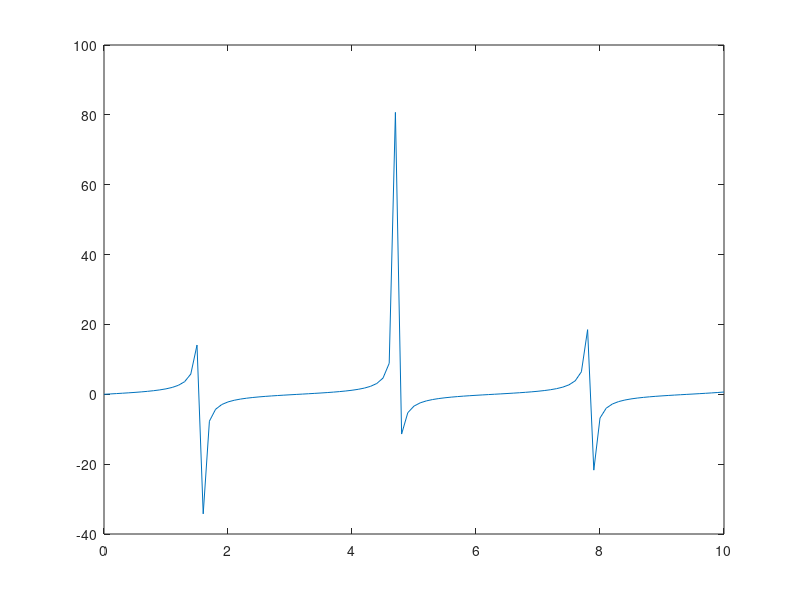
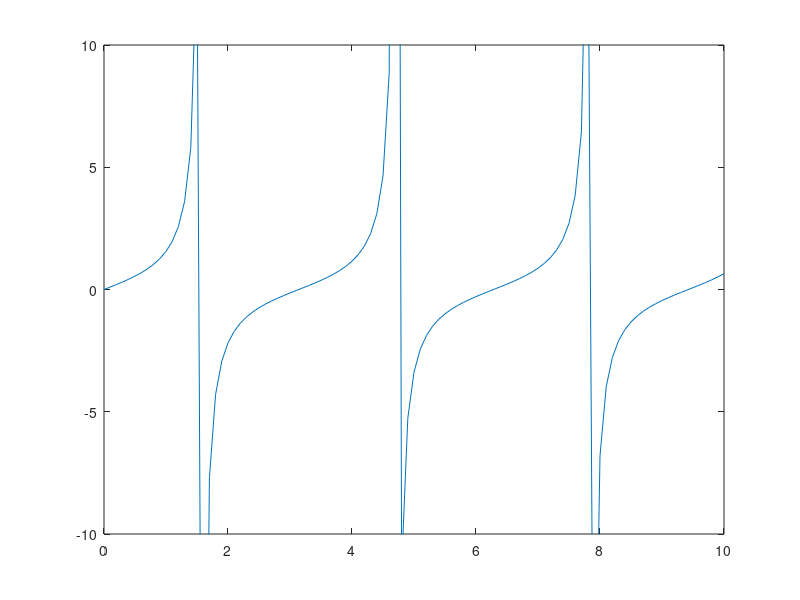

Write the MATLAB code that produced these figures, in order.
clc;
clear all;

% Ex1
A=[1 2 3; 2 3 4; 3 4 5];
B=[-1 2 -1; -3 -4 5; 2 3 -4];
C=[0 -2 -1; -3 4 2; 1 1 -7];

2*A-3*B
A.'
A*B-B*A
inv(B*C)
(A*B).'
(B.')*(A.')
(A.^2)+(B.^3)

% Ex2
det(A)
det(B)
det(C)
inv(A)

% Ex3
x=[0:0.1:10];
plot(x,tan(x))
figure,plot(x,tan(x)),axis([0,10,-10,10])